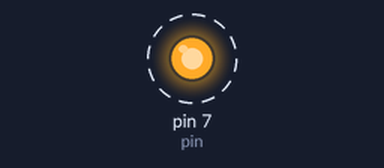
A program run on a simulated Raspberry Pi (header pin numbers). Shown: output pins drawn as LEDs (lit = HIGH). Dashed ring = blinking.

Above: at 0.5 s.
Timing chart, 0 to 4.6 s (numbered marks = the images above):
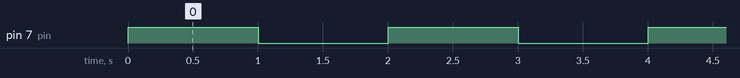

The program:

k.py
```python
import RPi.GPIO as GPIO
import time

pin = 7
GPIO.setmode(GPIO.BOARD)
GPIO.setup(pin, GPIO.OUT)
while True:
	GPIO.output(pin, GPIO.HIGH)
	time.sleep(1)
	GPIO.output(pin, GPIO.LOW)
	time.sleep(1)

GPIO.cleanup()
```

Measured:
- by itself, pin 7 (pin): alternates HIGH for 1.0 s and LOW for 1.0 s
